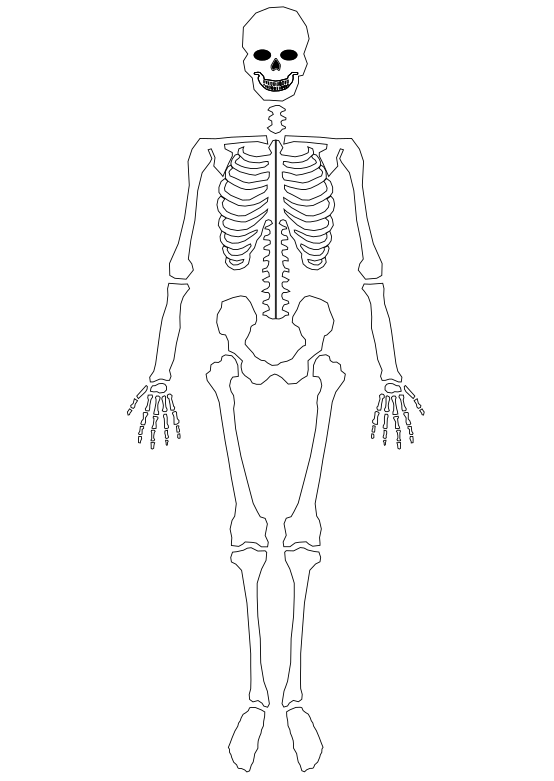
#> input picture pics/skelett.PNG, 554 x 781 px, found by its file name
$ python app-dev.py
#> lines starting #> are read from the running program, lines starting #| are printed output that depends on the picture
### library/report.py
"""
This is a demo of creating a pdf file with several pages,
as well as adding metadata and annotations to pdf files.
"""

import datetime
import numpy as np
from matplotlib.backends.backend_pdf import PdfPages
import matplotlib.patches as pt
import matplotlib.pyplot as plt
import matplotlib.image as im

# Create the PdfPages object to which we will save the pages:
# The with statement makes sure that the PdfPages object is closed properly at
# the end of the block, even if an Exception occurs.
def single_plots_graph(l, b, w, h, cols, title, data):
    """This function sets the settings for the different plots using several parameters
    """
    subFig = plt.axes([l, b, w, h])
    plt.title("!!")
    for i in range(len(cols)):
        plt.plot(data[:, cols[i]]), plt.plot(data[:, cols[i]], color='black')

    plt.axhspan(0.5, 2.5, alpha=0.15, color="green")
    plt.axhspan(2.5, 6.5, alpha=0.15, color="yellow")
    plt.axhspan(6.5, 10, alpha=0.15, color="red")
    plt.yticks(np.arange(1, 10, step=1))
    plt.title(title, fontsize=8)
    plt.tick_params(axis="both", labelsize=5)


def single_plots_hist(l, b, w, h, index, title, data):
    """This function defines and plots the data as histograms
    """
    subFig = plt.axes([l, b, w, h])
    plt.hist(data[:,index], bins=18, range = (1,9), color='black', align='mid')
    plt.title(title, fontsize=8)
    plt.axvspan(1, 3, alpha=0.15, color="green")
    plt.axvspan(3, 7, alpha=0.15, color="yellow")
    plt.axvspan(7, 10, alpha=0.15, color="red")
    plt.tick_params(axis="both", labelsize=5)
    plt.yticks(np.arange(0,101,step=20))


def ampel_plot(data):
    """Perfoming an ample plot for final scores and each of the VALUES
    """
    l, b, w, h = .03, .03, .1, .1
    title = ["Arm li", "Arm re", "Arm combo", "Oberkörper", "Ober-Arm li", "Ober-Arm re", "Total"]
    for i in range(data.shape[1]):
        x, y = 0.5, 0.5
        if np.mean(data[:,i]) <= 3:
            color = "green"
        elif (np.mean(data[:,i]) > 3) and (np.mean(data[:,i]) <= 6):
            color = "yellow"
        else:
            color = "red"

        subPlot = plt.axes([l, b, w, h])
        circle = pt.Circle((x, y), radius=.45, color=color, fill=True)
        subPlot.add_artist(circle)
        plt.tick_params(axis="both", labelsize=0)
        plt.text(x, y, s=str(np.around(np.mean(data[:,i]), decimals=2)))
        plt.title(title[i], fontsize=8)
        l += 1/7


def rula_to_pdf(name, data):
    """This function generates a *.pdf Report
    name = Output Path (string); data = array (input)
    """
    plt.style.use('fivethirtyeight')
    width, height = 25/2.54, 29/2.54
    l, b, w, h = .95, .95, .95, .95
    image_path = ["../pics/skelett.png", "../pics/skelett_back.png"]
    with PdfPages(name + '.pdf') as pdf:
        fig = plt.figure(figsize=(width, height), dpi=200)
        # -1- first page
        # first half of page
        plt.axes([.02, .52, .99, .5])
        plt.text(0.4,0.9, s="Verlauf über die Zeit")
        plt.axis("off")
        single_plots_graph(.05, .84, 0.4, .1, [0,1], "Arm: li-re", data)
        single_plots_graph(.50, .84, 0.4, .1, [2], "Arm: komb.", data)
        single_plots_graph(.05, .69, 0.4, .1, [3], "Oberkörper", data)
        single_plots_graph(.50, .69, 0.4, .1, [4], "Final li (OK, Arm)", data)
        single_plots_graph(.05, .55, 0.4, .1, [5], "Final re (OK, Arm)", data)
        single_plots_graph(.50, .55, 0.4, .1, [6], "Final komb.", data)


        # second half of page
        plt.axes([.02, .02, .49, .5])
        plt.text(0.65,0.95, s="Prozentuale Verteilung pro Bereich")
        plt.axis("off")
        single_plots_hist(.05, .35, .4, .1, 0, "Arm: li", data)
        single_plots_hist(.50, .35, .4, .1, 2, "Arm: komb.", data)
        single_plots_hist(.05, .20, .4, .1, 3, "Oberkörper", data)
        single_plots_hist(.50, .20, .4, .1, 4, "Final li (OK, Arm)", data)
        single_plots_hist(.05, .05, .4, .1, 5, "Final re (OK, Arm)", data)
        single_plots_hist(.50, .05, .4, .1, 6, "Final komb.", data)


        pdf.savefig()  # saves the current figure into a pdf page

        # -2- plotting second page
        fig2 = plt.figure(figsize=(width, height), dpi=200)
        image = im.imread(image_path[0])
        subImg = plt.axes([.06, .4, .5, .55])
        #plt.axis("off")

        # adding a table to the picture showing statistical parameters
        rows = ["Oberarm", "Unterarm", "Hand", "Hals", "Oberkörper", "Beine"]
        cols = ["Mean", "SD", "Variance"]
        cell_text = np.random.randint(0,90, size=(6, 3)).astype(str)
        plt.table(cellText = cell_text, rowLabels = rows, colLabels = cols,
          loc='right', cellLoc = 'center', rowLoc = 'left', colLoc = 'center',
          colWidths = [0.2 for x in cols])
        plt.subplots_adjust(left=.9)

        # drawing circles onto the skeleton
        circle = pt.Circle((200, 200), radius=50, color="green", fill=True, alpha=.9)
        subImg.add_artist(circle)
        plt.imshow(image, interpolation="sinc")
        #plt.axis("off")

        # third third of page
        ampel_plot(data)

        pdf.savefig()

        plt.close()

        # We can also set the file's metadata via the PdfPages object:
        d = pdf.infodict()
        d['Title'] = 'RUlA Report'
        d['Author'] = 'Velamed GmbH'
        d['Subject'] = 'RULA Report based on myoMOTION data'
        d['Keywords'] = 'myoMOTION, RULA, Velamed'
        d['CreationDate'] = datetime.datetime.today()
        #d['ModDate'] = datetime.datetime.today()


test_array = np.random.rand(5000, 7)
name = "test"
rula_to_pdf(name, test_array)
#> in rula_to_pdf, `pdf.savefig()`:
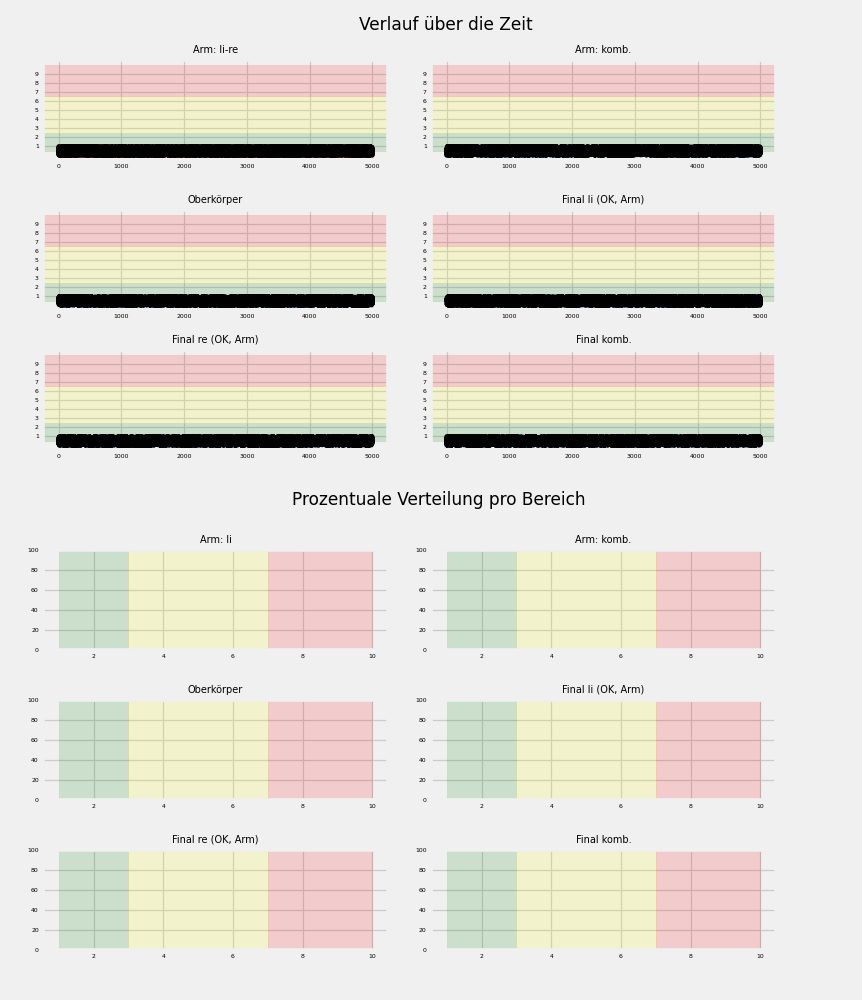
#> figure drawn by matplotlib, 12 panels; panel 1: curve peaks at x = 3931, y = 1; panel 1: curve peaks at x = 3931, y = 1; panel 1: curve peaks at x = 1166, y = 1; panel 2: curve peaks at x = 4561, y = 1
#> in rula_to_pdf, image is the input picture: shape (781, 554, 4) float32; mean R, G, B, A 0.982, 0.982, 0.982, 1
#> in rula_to_pdf, `pdf.savefig()`:
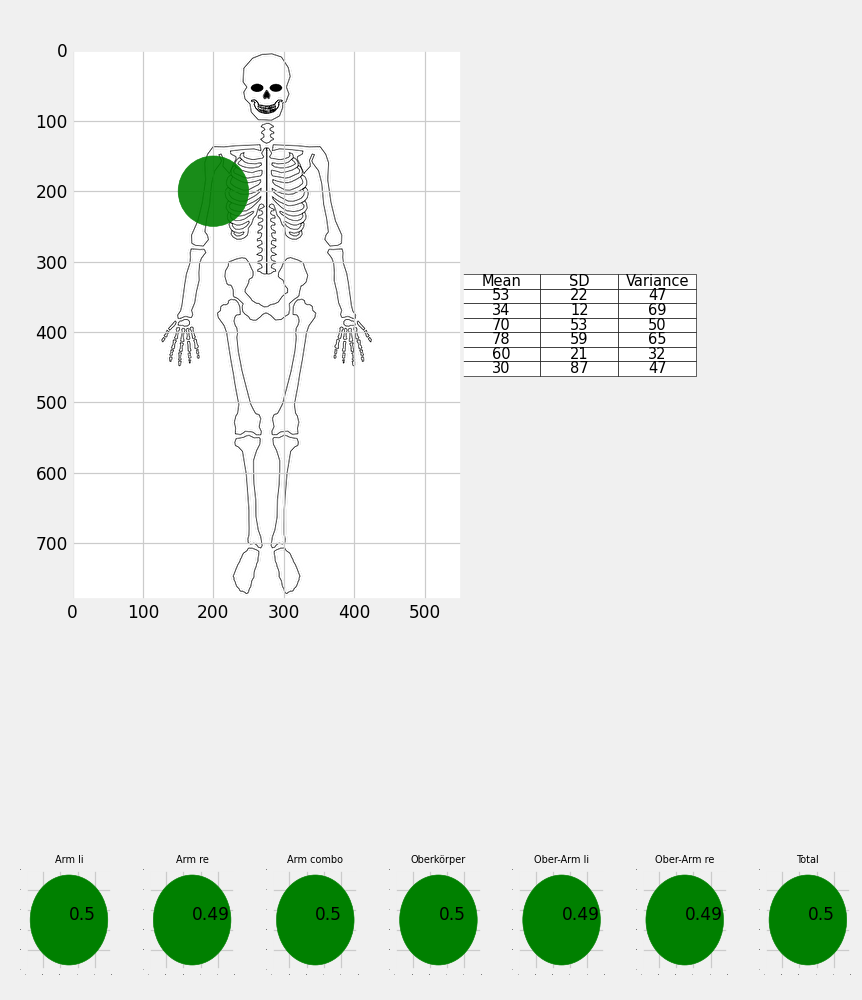
#> figure drawn by matplotlib, 8 panels

### library/app-dev.py
# coding: utf-8
#!/usr/bin/env python
"""
combines the core functions
"""
import numpy as np
import time
import datetime as dt
import sys
import glob
import get_data as gd
import rula_scores as rs
import report as rp


# [79 lines left out: functions app_rula, write_to_file, not called in this run]


print("""#################################################\n
#                                               #\n
#                                               #\n
#    /////    |   |    |        /////           #\n
#    |   |    |   |    |        |   |           #\n
#    /////    |   |    |        /////           #\n
#    | /      |   |    |        |   |           #\n
#    |  /     /////    /////    |   |     v0.30 #\n
#                                               #\n
#                                               #\n
#################################################
""")
start_time = dt.datetime.now()

mode = input("""Choose Mode:\n
Please make sure all data-files are within the data folder\n
For Batch-processing Mode press b\n
For Single-File Processing press s:\t""")
#> the answer given: ../pics

if mode == "b":
    file_list = glob.glob("../data/*.csv")
    print("%i files were found" %len(file_list))
    for i,item in enumerate(file_list):
        print("\nAnalyzing file %i out of %i\n" %(i, len(file_list)))
        output, final_array = app_rula(item)
        f_name = item.split('\\')[-1]
        write_to_file(f_name.split('.')[0], output)

    print("Process finished. Exiting.")

elif mode == "s":
    while True:
        try:
            fObj = input("Please enter filename (without csv-extension): \n\t")
            path = "../data/" + fObj + ".csv"
            print(gd.get_data.__doc__)
            output, final_array = app_rula(path)
            write_to_file(fObj, output)

            rp.rula_to_pdf("test", final_array)
            end_time = dt.datetime.now()
            time_delta = end_time - start_time
            print("Process Duration: %1.4f" %time_delta.total_seconds())

            input("To Exit, press CTRL+C\nTo keep going, press ENTER\n")
        except KeyboardInterrupt:
            sys.exit(0)
        except:
            print("Unexpected error:", sys.exc_info()[0])
            print("Something went wrong. Try again!")
            raise
